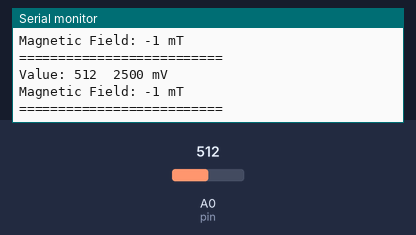
This sketch was run on a simulated Arduino Uno, built with avr-gcc and run on an emulated ATmega328P. Shown: the last lines printed to the serial monitor. The test bench sets the inputs (shaded band); at power-on: A0 (pin) = 512.

Above: at 1.8 s.
1.9 s: A0 (pin) set to 716
At 2.8 s:
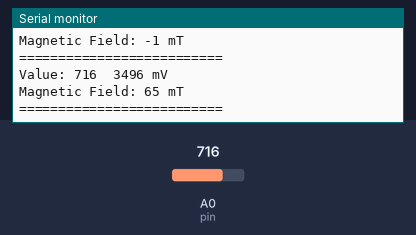
3.4 s: A0 (pin) set to 900
At 4.9 s:
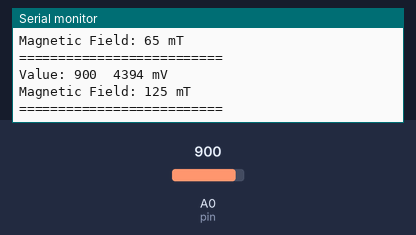
Timing chart, 0 to 6.4 s (numbered marks = the images above; inputs shaded):
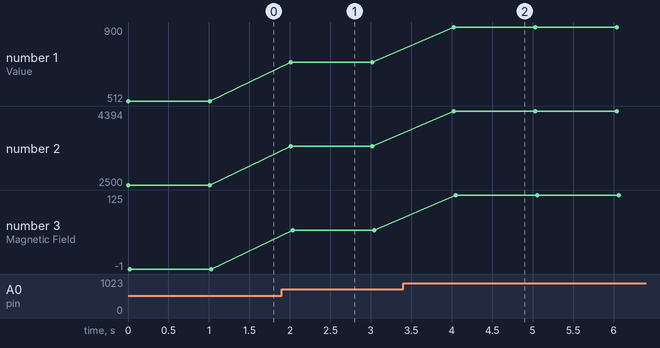

Measured:
- after the input at 1.9 s, the serial monitor: prints a new line after 0.11 s (image 1)
- after the input at 3.4 s, the serial monitor: prints a new line after 0.63 s (image 2)
- plotted number 1: 512 → 716 after the input at 1.9 s, 716 → 900 after the input at 3.4 s
- plotted number 2: 2500 → 3496 after the input at 1.9 s, 3496 → 4394 after the input at 3.4 s
- plotted number 3: -1 → 65 after the input at 1.9 s, 65 → 125 after the input at 3.4 s

The sketch:

4.1.ino
```cpp
int pin = A0;         // Input pin for the Hall sensor
int vcc = 5000;       // Supply voltage for the Hall sensor in millivolts (mV)

int value;            // Variable to store the analog reading (0-1023)
int voltage;          // Variable to store the voltage value in mV
int field;            // Variable to store the magnetic field value in millitesla (mT)

void setup() {
  Serial.begin(9600); // Start serial communication at 9600 baud
}

void loop() {
  value = analogRead(pin); // Read the analog value from the Hall sensor

  // Convert the analog value to voltage (in mV)
  voltage = value * (vcc / 1024.0);

  // Calculate the magnetic field strength in millitesla (mT)
  field = map(voltage, 1000, 4000, -100, 100);

  field--; // Apply a correction by decreasing the field value by 1 mT

  // Print the sensor reading, voltage, and magnetic field to the Serial Monitor
  Serial.print("Value: ");
  Serial.print(value);       // Print the raw analog value (0-1023)
  Serial.print("\t");
  Serial.print(voltage);     // Print the voltage in millivolts
  Serial.println(" mV");
  Serial.print("Magnetic Field: ");
  Serial.print(field);       // Print the calculated magnetic field value
  Serial.println(" mT");
  Serial.println("=========================="); // Separator line for readability

  delay(1000); // Wait 1 second before taking the next reading
}
```
